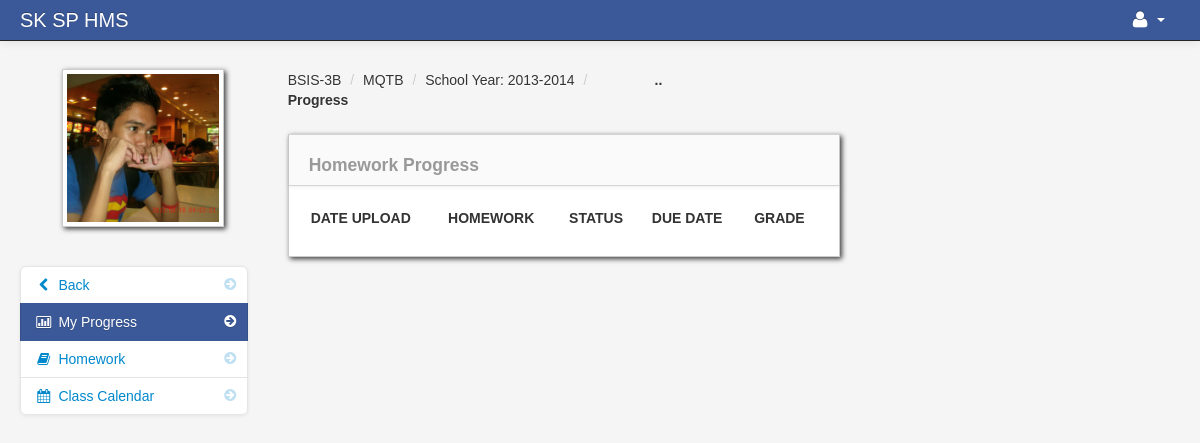
Screenshot of /progress.php?id=172 (signed in) with the database file from the repository.
### tables this page shows
CREATE TABLE `student` (
  `student_id` int(11) NOT NULL,
  `firstname` varchar(100) NOT NULL,
  `lastname` varchar(100) NOT NULL,
  `class_id` int(11) NOT NULL,
  `username` varchar(100) NOT NULL,
  `password` varchar(100) NOT NULL,
  `location` varchar(100) NOT NULL,
  `status` varchar(100) NOT NULL
);

CREATE TABLE `teacher_class` (
  `teacher_class_id` int(11) NOT NULL,
  `teacher_id` int(11) NOT NULL,
  `class_id` int(11) NOT NULL,
  `subject_id` int(11) NOT NULL,
  `thumbnails` varchar(100) NOT NULL,
  `school_year` varchar(100) NOT NULL
);

CREATE TABLE `class` (
  `class_id` int(11) NOT NULL,
  `class_name` varchar(100) NOT NULL
);

CREATE TABLE `subject` (
  `subject_id` int(11) NOT NULL,
  `subject_code` varchar(100) NOT NULL,
  `subject_title` varchar(100) NOT NULL,
  `category` varchar(100) NOT NULL,
  `description` longtext NOT NULL,
  `unit` int(11) NOT NULL,
  `Pre_req` varchar(100) NOT NULL,
  `semester` varchar(100) NOT NULL
);

### session.php (called while the page is built, shortened)
<?php
$session_id=$_SESSION['id'];
?>

### progress.php (the view, shortened to what this page needs)
<?php include('header_dashboard.php'); ?>
<?php include('session.php'); ?>
<?php $get_id = $_GET['id']; ?>
    <body>
		<?php include('navbar_student.php'); ?>
        <div class="container-fluid">
            <div class="row-fluid">
				<?php include('progress_link_student.php'); ?>
                <div class="span4" id="content">
                     <div class="row-fluid">
										<?php $class_query = mysqli_query($conn,"select * from teacher_class
										LEFT JOIN class ON class.class_id = teacher_class.class_id
										LEFT JOIN subject ON subject.subject_id = teacher_class.subject_id
										where teacher_class_id = '$get_id'")or die(mysqli_error());
										$class_row = mysqli_fetch_array($class_query);
										?>
					     <ul class="breadcrumb">
							<li><a href="#"><?php echo $class_row['class_name']; ?></a> <span class="divider">/</span></li>
							<li><a href="#"><?php echo $class_row['subject_code']; ?></a> <span class="divider">/</span></li>
							<li><a href="#">School Year: <?php echo $class_row['school_year']; ?></a> <span class="divider">/</span></li>
							<li><a href="#"><b>Progress</b></a></li>
						</ul>
                        <div id="block_bg" class="block" style="width:150%;">
                            <div class="navbar navbar-inner block-header">
							    <div id="" class="muted pull-left"><h4> Homework Progress </h4></div>
							</div>
                            <div class="block-content collapse in">
                                <div class="span12">
										<table cellpadding="0" cellspacing="0" border="0" class="table" id="">
										<thead>
										        <tr>
												<th>Date Upload</th>
												<th>Homework</th>
											    <th>Status</th>
												<th>Due date</th>
												<th>Grade</th>
												</tr>
										</thead>
									</table>
                                </div>
                            </div>
                        </div>
                    </div>
                </div>
				                <div class="span5" id="content">
                     <div class="row-fluid">
					     <ul class="breadcrumb">
							<li><a href="#"><b>..</b></a></li>
						</ul>
                    </div>
                </div>
            </div>
        </div>
		<?php include('script.php'); ?>
    </body>
</html>

### progress_link_student.php (shortened to what this page needs)
<div class="span3" id="sidebar">
	<img id="avatar" src="admin/<?php echo $row['location']; ?>" class="img-polaroid">
		<ul class="nav nav-list bs-docs-sidenav nav-collapse collapse">
				<li class=""><a href="dashboard_student.php"><i class="icon-chevron-right"></i><i class="icon-chevron-left"></i>&nbsp;Back</a></li>
				<li class="active"><a href="progress.php<?php echo '?id='.$get_id; ?>"><i class="icon-chevron-right"></i><i class="icon-bar-chart"></i>&nbsp;My Progress</a></li>
				<li class=""><a href="assignment_student.php<?php echo '?id='.$get_id; ?>"><i class="icon-chevron-right"></i><i class="icon-book"></i>&nbsp;Homework</a></li>
				<li class=""><a href="class_calendar_student.php<?php echo '?id='.$get_id; ?>"><i class="icon-chevron-right"></i><i class="icon-calendar"></i>&nbsp;Class Calendar</a></li>
		</ul>
</div>

### admin/assets/styles.css (style rules this page uses)
body { padding-top: 60px; padding-bottom: 40px; background-color: #f5f5f5; }
#content { margin-left:0px; }
.breadcrumb { margin: 0 0 0px; padding: 10px 0px; background-color: transparent; }
.block { background: url("../images/pixel-60fff.png") repeat scroll 0 0 rgba(0, 0, 0, 0) !important; border: 1px solid #ccc; background: white; margin: 1em 0em; border-top: none; -webkit-box-shadow: 2px 2px 5px rgba(0, 0, 6, 0.75); -moz-box-shadow: 2px 2px 5px rgba(0, 0, 6, 0.75); box-shadow: 2px 2px 5px rgba(0, 0, 6, 0.75); }
.block-content { margin: 1em; min-height: .25em; }
.block-header { margin-bottom: 0px; border-right: none; border-left: none; -webkit-border-radius: 0px; -moz-border-radius: 0px; border-radius: 0px; }
.block-header div { padding-top: 10px; }
.bs-docs-sidenav { max-width: 228px; margin: 30px 0 0; padding: 0; background-color: #fff; -webkit-border-radius: 6px; -moz-border-radius: 6px; border-radius: 6px; -webkit-box-shadow: 0 1px 4px rgba(0,0,0,.065); -moz-box-shadow: 0 1px 4px rgba(0,0,0,.065); box-shadow: 0 1px 4px rgba(0,0,0,.065); }
.bs-docs-sidenav > li > a { display: block; width: 190px \9; margin: 0 0 -1px; padding: 8px 14px; border: 1px solid #e5e5e5; }
.bs-docs-sidenav > li:first-child > a { -webkit-border-radius: 6px 6px 0 0; -moz-border-radius: 6px 6px 0 0; border-radius: 6px 6px 0 0; }
.bs-docs-sidenav > li:last-child > a { -webkit-border-radius: 0 0 6px 6px; -moz-border-radius: 0 0 6px 6px; border-radius: 0 0 6px 6px; }
.bs-docs-sidenav > .active > a { position: relative; z-index: 2; padding: 9px 15px; border: 0; text-shadow: 0 1px 0 rgba(0,0,0,.15); -webkit-box-shadow: inset 1px 0 0 rgba(0,0,0,.1), inset -1px 0 0 rgba(0,0,0,.1); -moz-box-shadow: inset 1px 0 0 rgba(0,0,0,.1), inset -1px 0 0 rgba(0,0,0,.1); box-shadow: inset 1px 0 0 rgba(0,0,0,.1), inset -1px 0 0 rgba(0,0,0,.1); }
.bs-docs-sidenav .icon-chevron-right { float: right; margin-top: 2px; margin-right: -6px; opacity: .25; }
.bs-docs-sidenav .active .icon-chevron-right, .bs-docs-sidenav .active a:hover .icon-chevron-right { opacity: 1; }

### rows the page displays
student: location (picture)
teacher_class: class.class_name "BSIS-3B", subject.subject_code "MQTB", school_year "2013-2014"
